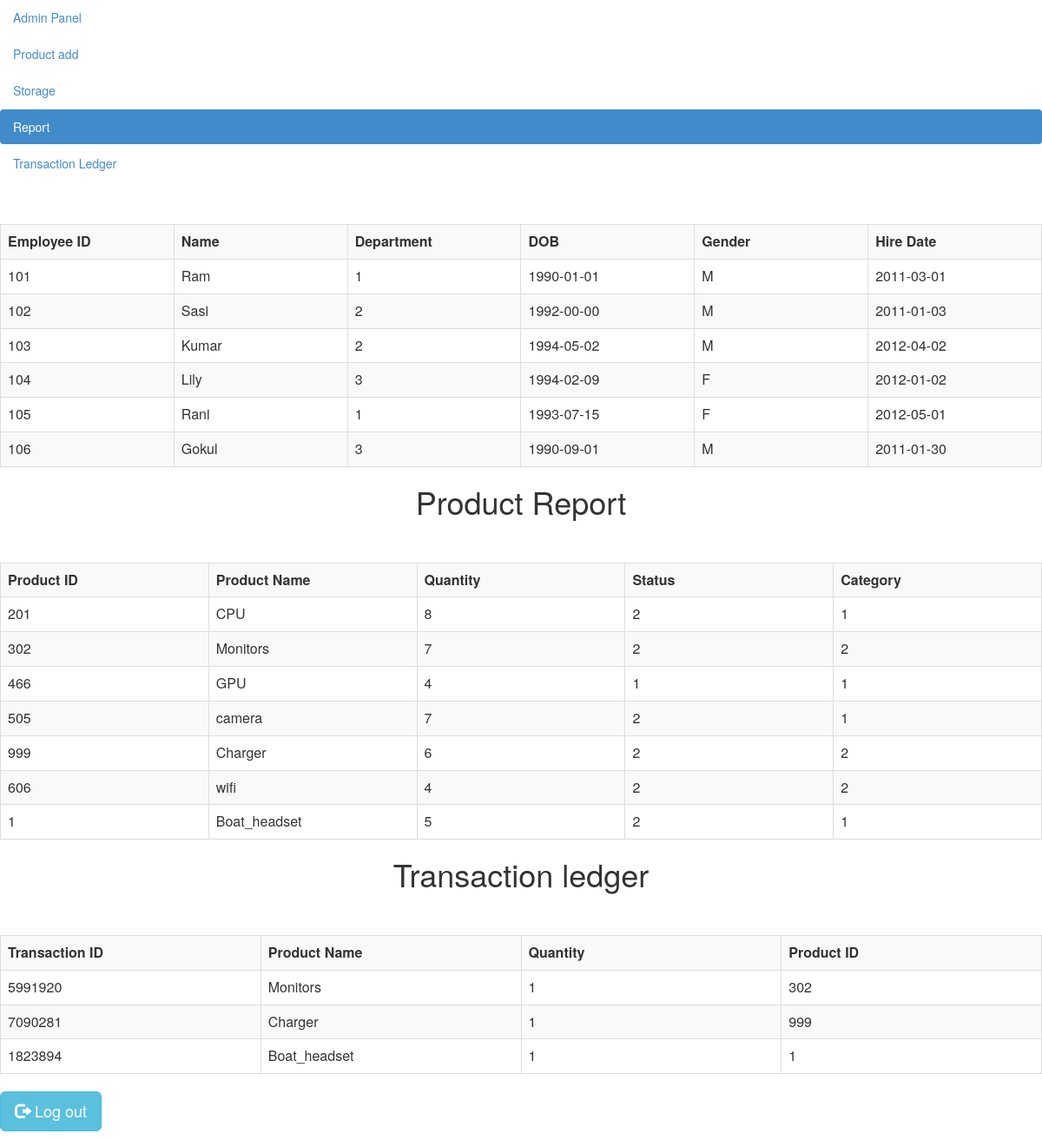
The app's page /ReportGeneration.php with its own data.
### tables this page shows
CREATE TABLE IF NOT EXISTS `employees` (
  `emp_no` int(11) NOT NULL,
  `passcode` varchar(20) NOT NULL,
  `birth_date` date NOT NULL,
  `Name` varchar(14) NOT NULL,
  `gender` enum('M','F') NOT NULL,
  `hire_date` date NOT NULL,
  `dept` int(11) DEFAULT NULL,
  PRIMARY KEY (`emp_no`),
  KEY `dept` (`dept`)
);

CREATE TABLE IF NOT EXISTS `product` (
  `product_ID` varchar(40) NOT NULL,
  `product_Name` varchar(16) NOT NULL,
  `Quantity` int(3) NOT NULL,
  `product_Status` int(10) DEFAULT NULL,
  `product_desc` varchar(40) DEFAULT NULL,
  `sup_ID` int(10) DEFAULT NULL,
  `Category_ID` int(10) DEFAULT NULL,
  PRIMARY KEY (`product_ID`),
  KEY `sup_ID` (`sup_ID`),
  KEY `Category_ID` (`Category_ID`)
);

CREATE TABLE IF NOT EXISTS `outward` (
  `product_id` int(11) NOT NULL,
  `product` varchar(50) NOT NULL,
  `quantity` int(11) NOT NULL,
  `transaction_id` int(11) DEFAULT NULL
);

### ReportGeneration.php (the view, shortened to what this page needs)
<html>
<head lang="en">
    <link type="text/css" rel="stylesheet" href="bootstrap-3.2.0-dist\css\bootstrap.css">
</head>
<body>
<ul class="nav nav-pills nav-stacked">
    <li><a href="admin_home.php">Admin Panel</a></li>
    <li><a href="admin_add.php">Product add</a></li>
    <li><a href="move_out.php">Storage</a></li>
    <li class="active"><a href="#">Report</a></li>
    <li><a href="tran_id.php">Transaction Ledger</a></li >
</ul>
<div class="table-scrol">
    <div class="table-responsive">
        <form method='post' action='download.php'>
            <table class="table table-bordered table-hover table-striped" style="table-layout: fixed">
                <tr>
                    <th>Employee ID</th>
                    <th>Name</th>
                    <th>Department</th>
                    <th>DOB</th>
                    <th>Gender</th>
                    <th>Hire Date</th>
                </tr>
                <?php
                    include("database/db_conection.php");
                    $query = "SELECT * FROM employees";
                    $result = mysqli_query($dbcon,$query);
                    while($row = mysqli_fetch_array($result)){
                    $Emp_no = $row[0];
                    $Name = $row[3];
                    $Dept = $row[6];
                    $DOB = $row[2];
                    $Gender = $row[4];
                    $Hire_date = $row[5];
                ?>
                <tr>
                <td><?php echo $Emp_no; ?></td>
                <td><?php echo $Name; ?></td>
                <td><?php echo $Dept; ?></td>
                <td><?php echo $DOB; ?></td>
                <td><?php echo $Gender; ?></td>
                <td><?php echo $Hire_date; ?></td>
                </tr>
                <?php
                    }
                ?>
            </table>
        </form>
    </div>
</div>
<div class="table-scrol">
    <h1 align="center">Product Report</h1>
    <div class="table-responsive">
        <form method='post' action='download.php'>
            <table class="table table-bordered table-hover table-striped" style="table-layout: fixed">
                <tr>
                    <th>Product ID</th>
                    <th>Product Name</th>
                    <th>Quantity</th>
                    <th>Status</th>
                    <th>Category</th>
                </tr>
                <?php
                    include("database/db_conection.php");
                    $pquery = "SELECT * FROM product";
                    $presult = mysqli_query($dbcon,$pquery);
                    while($row = mysqli_fetch_array($presult)){
                        $pid = $row[0];
                        $pname = $row[1];
                        $quant = $row[2];
                        $pstatus = $row[3];
                        $pcat = $row[6];
                ?>
                <tr>
                <td><?php echo $pid; ?></td>
                <td><?php echo $pname; ?></td>
                <td><?php echo $quant?></td>
                <td><?php echo $pstatus; ?></td>
                <td><?php echo $pcat; ?></td>
                </tr>
                <?php
                    }
                ?>
            </table>
        </form>
    </div>
</div>
<div class="table-scrol">
    <h1 align="center">Transaction ledger</h1>
    <div class="table-responsive">
        <form method='post' action='download.php'>
            <table class="table table-bordered table-hover table-striped" style="table-layout: fixed">
                <tr>
                    <th>Transaction ID</th>
                    <th>Product Name</th>
                    <th>Quantity</th>
                    <th>Product ID</th>
                </tr>
                <?php
                    include("database/db_conection.php");
                    $pquery = "SELECT * FROM outward";
                    $presult = mysqli_query($dbcon,$pquery);
                    while($row = mysqli_fetch_array($presult)){
                        $tid = $row[3];
                        $pname = $row[1];
                        $quant = $row[2];
                        $pid = $row[0];
                ?>
                <tr>
                <td><?php echo $tid; ?></td>
                <td><?php echo $pname; ?></td>
                <td><?php echo $quant?></td>
                <td><?php echo $pid; ?></td>
                </tr>
                <?php
                    }
                ?>
            </table>
        </form>
    </div>
</div>
<p>
    <a href="logout.php" class="btn btn-info btn-lg">
        <span class="glyphicon glyphicon-log-out"></span> Log out
    </a>
</p>
</body>
</html>

### ReportGeneration.php (style rules this page uses)
.table { margin-top: 50px; }

### records on screen
employees: emp_no "101", Name "Ram", dept "1", birth_date "1990-01-01", gender "M", hire_date "2011-03-01"
employees: emp_no "102", Name "Sasi", dept "2", birth_date "1992-00-00", gender "M", hire_date "2011-01-03"
employees: emp_no "103", Name "Kumar", dept "2", birth_date "1994-05-02", gender "M", hire_date "2012-04-02"
employees: emp_no "104", Name "Lily", dept "3", birth_date "1994-02-09", gender "F", hire_date "2012-01-02"
employees: emp_no "105", Name "Rani", dept "1", birth_date "1993-07-15", gender "F", hire_date "2012-05-01"
employees: emp_no "106", Name "Gokul", dept "3", birth_date "1990-09-01", gender "M", hire_date "2011-01-30"
product: product_ID "201", product_Name "CPU", Quantity "8", product_Status "2", Category_ID "1"
product: product_ID "302", product_Name "Monitors", Quantity "7", product_Status "2", Category_ID "2"
product: product_ID "466", product_Name "GPU", Quantity "4", product_Status "1", Category_ID "1"
product: product_ID "505", product_Name "camera", Quantity "7", product_Status "2", Category_ID "1"
product: product_ID "999", product_Name "Charger", Quantity "6", product_Status "2", Category_ID "2"
product: product_ID "606", product_Name "wifi", Quantity "4", product_Status "2", Category_ID "2"
product: product_ID "1", product_Name "Boat_headset", Quantity "5", product_Status "2", Category_ID "1"
outward: transaction "5991920", product "Monitors", quantity "1", product_id "302"
outward: transaction "7090281", product "Charger", quantity "1", product_id "999"
outward: transaction "1823894", product "Boat_headset", quantity "1", product_id "1"
